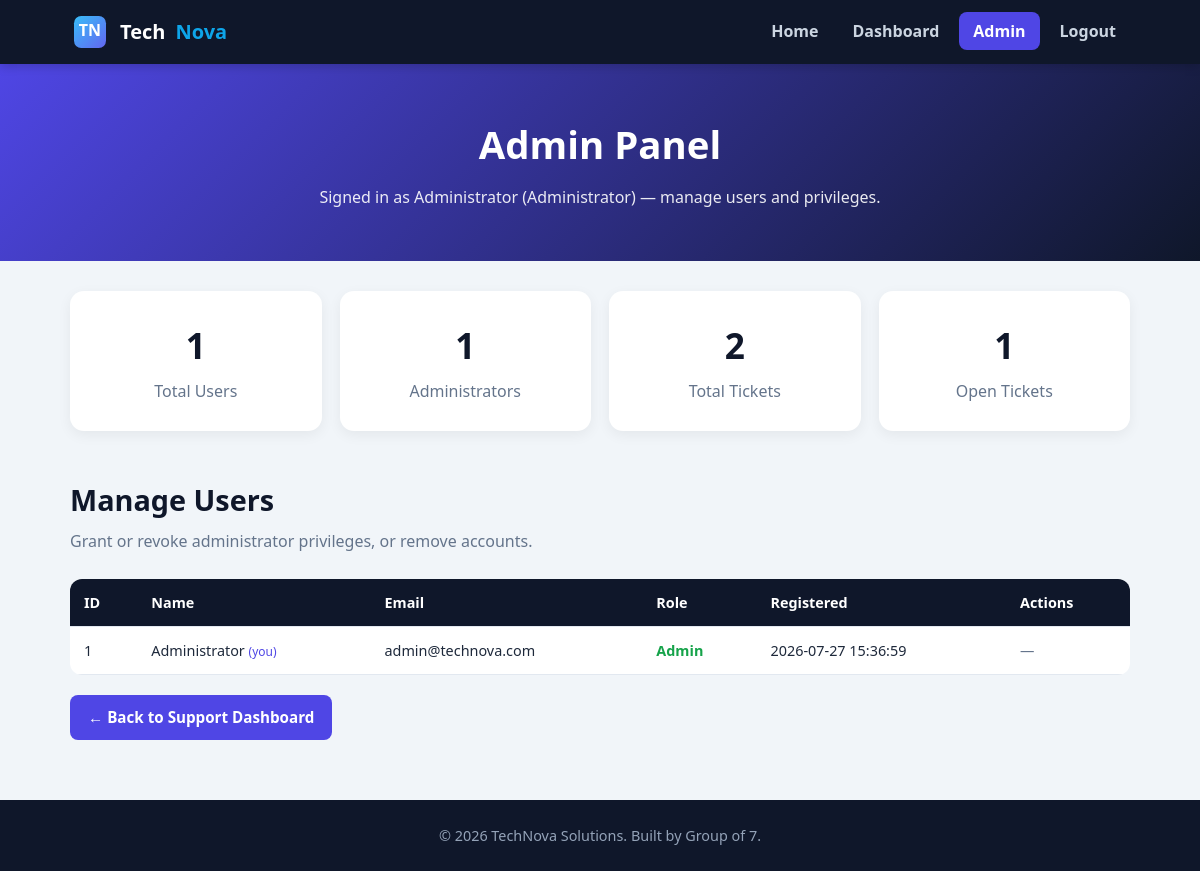
/admin.php (signed in), run on the app's committed database.
### tables this page shows
CREATE TABLE IF NOT EXISTS users (
  id       INT AUTO_INCREMENT PRIMARY KEY,
  name     VARCHAR(100)  NOT NULL,
  email    VARCHAR(150)  NOT NULL UNIQUE,
  password VARCHAR(255)  NOT NULL,                           
  role     ENUM('user','admin') NOT NULL DEFAULT 'user',     
  created  TIMESTAMP DEFAULT CURRENT_TIMESTAMP
);

### admin.php (the view, shortened to what this page needs)
<?php
require "db.php";
$me   = intval($_SESSION["uid"]);
function scalar($conn, $sql) {
    $r = mysqli_query($conn, $sql);
    $row = mysqli_fetch_row($r);
    return $row[0];
}
$totalUsers  = scalar($conn, "SELECT COUNT(*) FROM users");
$totalAdmins = scalar($conn, "SELECT COUNT(*) FROM users WHERE role='admin'");
$totalTix    = scalar($conn, "SELECT COUNT(*) FROM tickets");
$openTix     = scalar($conn, "SELECT COUNT(*) FROM tickets WHERE status='Open'");
$users = mysqli_query($conn, "SELECT id, name, email, role, created FROM users ORDER BY id ASC");
function h($v) { return htmlspecialchars($v ?? ""); }
?>
<!DOCTYPE html>
<html lang="en">
<head>
  <link rel="stylesheet" href="css/style.css" />
</head>
<body>
  <header>
    <div class="nav">
      <div class="brand"><img src="images/logo.svg" alt="TechNova logo" />Tech<span>Nova</span></div>
      <nav>
        <ul id="navMenu">
          <li><a href="index.html">Home</a></li>
          <li><a href="dashboard.php">Dashboard</a></li>
          <li><a href="admin.php" class="active">Admin</a></li>
          <li><a href="logout.php">Logout</a></li>
        </ul>
      </nav>
    </div>
  </header>
  <section class="hero">
    <h1>Admin Panel</h1>
    <p>Signed in as <?= h($_SESSION["uname"]) ?> (Administrator) — manage users and privileges.</p>
  </section>
  <div class="container">
    <div class="cols">
      <div class="card" style="text-align:center;">
        <h2 class="section-title" style="font-size:2.2rem;"><?= h($totalUsers) ?></h2>
        <p class="section-sub" style="margin:0;">Total Users</p>
      </div>
      <div class="card" style="text-align:center;">
        <h2 class="section-title" style="font-size:2.2rem;"><?= h($totalAdmins) ?></h2>
        <p class="section-sub" style="margin:0;">Administrators</p>
      </div>
      <div class="card" style="text-align:center;">
        <h2 class="section-title" style="font-size:2.2rem;"><?= h($totalTix) ?></h2>
        <p class="section-sub" style="margin:0;">Total Tickets</p>
      </div>
      <div class="card" style="text-align:center;">
        <h2 class="section-title" style="font-size:2.2rem;"><?= h($openTix) ?></h2>
        <p class="section-sub" style="margin:0;">Open Tickets</p>
      </div>
    </div>
    <h2 class="section-title" style="margin-top:26px;">Manage Users</h2>
    <p class="section-sub">Grant or revoke administrator privileges, or remove accounts.</p>
    <div class="table-wrap">
      <table>
        <thead>
          <tr><th>ID</th><th>Name</th><th>Email</th><th>Role</th><th>Registered</th><th>Actions</th></tr>
        </thead>
        <tbody>
          <?php while ($u = mysqli_fetch_assoc($users)): ?>
          <tr>
            <td><?= h($u["id"]) ?></td>
            <td><?= h($u["name"]) ?><?= ($u["id"]==$me) ? ' <small style="color:var(--brand);">(you)</small>' : '' ?></td>
            <td><?= h($u["email"]) ?></td>
            <td>
              <?php if ($u["role"]==="admin"): ?>
                <span style="color:#16a34a;font-weight:700;">Admin</span>
              <?php else: ?>
                <span style="color:var(--muted);">User</span>
              <?php endif; ?>
            </td>
            <td><?= h($u["created"]) ?></td>
            <td class="actions-cell">
              <?php if ($u["role"]==="admin"): ?>
                <?php if ($u["id"] != $me): ?>
                  <a class="btn gray" href="admin.php?action=demote&id=<?= h($u["id"]) ?>"
                     onclick="return confirm('Revoke admin rights for <?= h($u["name"]) ?>?');">Revoke Admin</a>
                <?php else: ?>
                  <span class="section-sub" style="margin:0;">&mdash;</span>
                <?php endif; ?>
              <?php else: ?>
                <a class="btn alt" href="admin.php?action=promote&id=<?= h($u["id"]) ?>"
                   onclick="return confirm('Make <?= h($u["name"]) ?> an admin?');">Make Admin</a>
              <?php endif; ?>
            </td>
          </tr>
          <?php endwhile; ?>
        </tbody>
      </table>
    </div>
    <p style="margin-top:20px;"><a href="dashboard.php" class="btn">← Back to Support Dashboard</a></p>
  </div>
  <footer>&copy; 2026 TechNova Solutions. Built by Group of 7.</footer>
</body>
</html>

### css/style.css (style rules this page uses)
* { margin: 0; padding: 0; box-sizing: border-box; }
:root { --brand: #4f46e5; --brand-2: #0ea5e9; --dark: #0f172a; --light: #f1f5f9; --card: #ffffff; --text: #1e293b; --muted: #64748b; }
body { font-family: "Segoe UI", Tahoma, Arial, sans-serif; color: var(--text); background: var(--light); line-height: 1.6; }
header { background: var(--dark); color: #fff; position: sticky; top: 0; z-index: 50; box-shadow: 0 2px 10px rgba(0,0,0,.2); }
.nav { max-width: 1100px; margin: 0 auto; display: flex; align-items: center; justify-content: space-between; padding: 12px 20px; flex-wrap: wrap; }
.brand { display: flex; align-items: center; gap: 10px; font-weight: 800; font-size: 1.25rem; }
.brand img { width: 40px; height: 40px; border-radius: 10px; }
.brand span { color: var(--brand-2); }
nav ul { list-style: none; display: flex; gap: 6px; flex-wrap: wrap; }
nav a { color: #cbd5e1; text-decoration: none; padding: 8px 14px; border-radius: 8px; font-weight: 600; transition: .2s; }
nav a:hover, nav a.active { background: var(--brand); color: #fff; }
.container { max-width: 1100px; margin: 0 auto; padding: 30px 20px; }
.hero { background: linear-gradient(135deg, var(--brand), var(--dark)); color: #fff; text-align: center; padding: 50px 20px; }
.hero h1 { font-size: 2.4rem; margin-bottom: 10px; }
.hero p { opacity: .9; max-width: 700px; margin: 0 auto; }
h2.section-title { font-size: 1.8rem; margin-bottom: 6px; color: var(--dark); }
.section-sub { color: var(--muted); margin-bottom: 24px; }
.card { background: var(--card); border-radius: 14px; padding: 26px; box-shadow: 0 4px 14px rgba(0,0,0,.06); margin-bottom: 20px; }
.cols { display: grid; grid-template-columns: repeat(auto-fit, minmax(240px,1fr)); gap: 18px; }
.btn { background: var(--brand); color: #fff; border: none; padding: 10px 18px; border-radius: 8px; font-weight: 700; cursor: pointer; font-size: .95rem; transition: .2s; text-decoration: none; display: inline-block; }
.table-wrap { overflow-x: auto; }
table { width: 100%; border-collapse: collapse; background: var(--card); border-radius: 12px; overflow: hidden; }
th, td { padding: 12px 14px; text-align: left; border-bottom: 1px solid #e2e8f0; font-size: .9rem; }
th { background: var(--dark); color: #fff; }
.actions-cell { display: flex; gap: 6px; }
footer { background: var(--dark); color: #94a3b8; text-align: center; padding: 24px 20px; margin-top: 30px; font-size: .9rem; }

### data on the page
users: id "1", name "Administrator", shows "(you)", email "admin@technova.com", role "Admin", created "2026-07-27 15:36:59"

### other printed values
$_SESSION["uname"] "Administrator"
$totalUsers "1"
$totalAdmins "1"
$totalTix "2"
$openTix "1"
